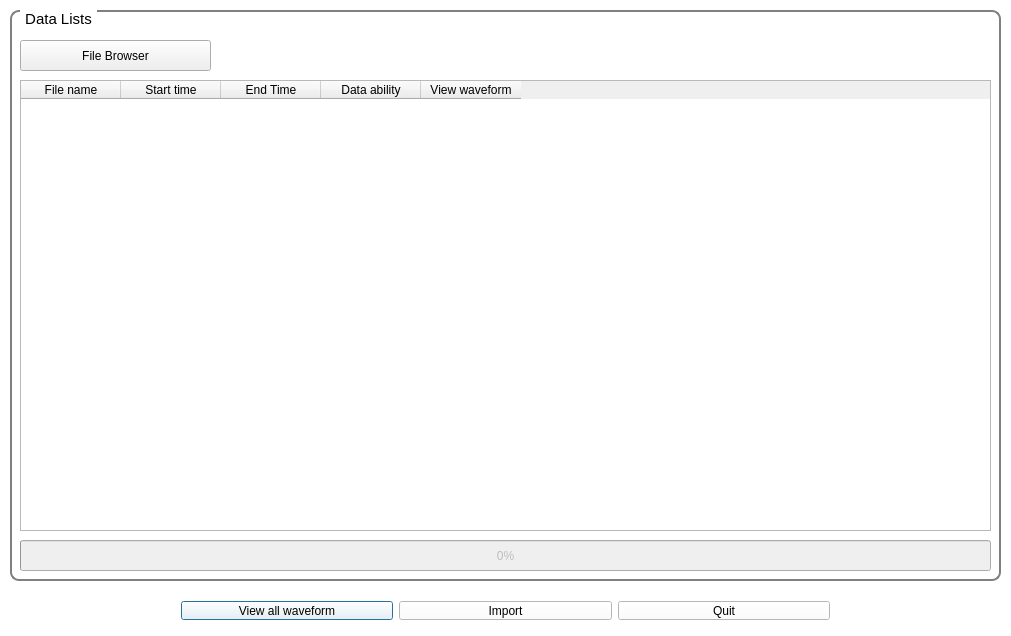
<?xml version="1.0" encoding="UTF-8"?>
<ui version="4.0">
 <class>ImportData</class>
 <widget class="QDialog" name="ImportData">
  <property name="geometry">
   <rect>
    <x>0</x>
    <y>0</y>
    <width>1011</width>
    <height>636</height>
   </rect>
  </property>
  <property name="palette">
   <palette>
    <active>
     <colorrole role="WindowText">
      <brush brushstyle="SolidPattern">
       <color alpha="255">
        <red>0</red>
        <green>0</green>
        <blue>0</blue>
       </color>
      </brush>
     </colorrole>
     <colorrole role="Button">
      <brush brushstyle="SolidPattern">
       <color alpha="255">
        <red>255</red>
        <green>255</green>
        <blue>255</blue>
       </color>
      </brush>
     </colorrole>
     <colorrole role="Light">
      <brush brushstyle="SolidPattern">
       <color alpha="255">
        <red>255</red>
        <green>255</green>
        <blue>255</blue>
       </color>
      </brush>
     </colorrole>
     <colorrole role="Midlight">
      <brush brushstyle="SolidPattern">
       <color alpha="255">
        <red>255</red>
        <green>255</green>
        <blue>255</blue>
       </color>
      </brush>
     </colorrole>
     <colorrole role="Dark">
      <brush brushstyle="SolidPattern">
       <color alpha="255">
        <red>127</red>
        <green>127</green>
        <blue>127</blue>
       </color>
      </brush>
     </colorrole>
     <colorrole role="Mid">
      <brush brushstyle="SolidPattern">
       <color alpha="255">
        <red>170</red>
        <green>170</green>
        <blue>170</blue>
       </color>
      </brush>
     </colorrole>
     <colorrole role="Text">
      <brush brushstyle="SolidPattern">
       <color alpha="255">
        <red>0</red>
        <green>0</green>
        <blue>0</blue>
       </color>
      </brush>
     </colorrole>
     <colorrole role="BrightText">
      <brush brushstyle="SolidPattern">
       <color alpha="255">
        <red>255</red>
        <green>255</green>
        <blue>255</blue>
       </color>
      </brush>
     </colorrole>
     <colorrole role="ButtonText">
      <brush brushstyle="SolidPattern">
       <color alpha="255">
        <red>0</red>
        <green>0</green>
        <blue>0</blue>
       </color>
      </brush>
     </colorrole>
     <colorrole role="Base">
      <brush brushstyle="SolidPattern">
       <color alpha="255">
        <red>255</red>
        <green>255</green>
        <blue>255</blue>
       </color>
      </brush>
     </colorrole>
     <colorrole role="Window">
      <brush brushstyle="SolidPattern">
       <color alpha="255">
        <red>255</red>
        <green>255</green>
        <blue>255</blue>
       </color>
      </brush>
     </colorrole>
     <colorrole role="Shadow">
      <brush brushstyle="SolidPattern">
       <color alpha="255">
        <red>0</red>
        <green>0</green>
        <blue>0</blue>
       </color>
      </brush>
     </colorrole>
     <colorrole role="AlternateBase">
      <brush brushstyle="SolidPattern">
       <color alpha="255">
        <red>255</red>
        <green>255</green>
        <blue>255</blue>
       </color>
      </brush>
     </colorrole>
     <colorrole role="ToolTipBase">
      <brush brushstyle="SolidPattern">
       <color alpha="255">
        <red>255</red>
        <green>255</green>
        <blue>220</blue>
       </color>
      </brush>
     </colorrole>
     <colorrole role="ToolTipText">
      <brush brushstyle="SolidPattern">
       <color alpha="255">
        <red>0</red>
        <green>0</green>
        <blue>0</blue>
       </color>
      </brush>
     </colorrole>
    </active>
    <inactive>
     <colorrole role="WindowText">
      <brush brushstyle="SolidPattern">
       <color alpha="255">
        <red>0</red>
        <green>0</green>
        <blue>0</blue>
       </color>
      </brush>
     </colorrole>
     <colorrole role="Button">
      <brush brushstyle="SolidPattern">
       <color alpha="255">
        <red>255</red>
        <green>255</green>
        <blue>255</blue>
       </color>
      </brush>
     </colorrole>
     <colorrole role="Light">
      <brush brushstyle="SolidPattern">
       <color alpha="255">
        <red>255</red>
        <green>255</green>
        <blue>255</blue>
       </color>
      </brush>
     </colorrole>
     <colorrole role="Midlight">
      <brush brushstyle="SolidPattern">
       <color alpha="255">
        <red>255</red>
        <green>255</green>
        <blue>255</blue>
       </color>
      </brush>
     </colorrole>
     <colorrole role="Dark">
      <brush brushstyle="SolidPattern">
       <color alpha="255">
        <red>127</red>
        <green>127</green>
        <blue>127</blue>
       </color>
      </brush>
     </colorrole>
     <colorrole role="Mid">
      <brush brushstyle="SolidPattern">
       <color alpha="255">
        <red>170</red>
        <green>170</green>
        <blue>170</blue>
       </color>
      </brush>
     </colorrole>
     <colorrole role="Text">
      <brush brushstyle="SolidPattern">
       <color alpha="255">
        <red>0</red>
        <green>0</green>
        <blue>0</blue>
       </color>
      </brush>
     </colorrole>
     <colorrole role="BrightText">
      <brush brushstyle="SolidPattern">
       <color alpha="255">
        <red>255</red>
        <green>255</green>
        <blue>255</blue>
       </color>
      </brush>
     </colorrole>
     <colorrole role="ButtonText">
      <brush brushstyle="SolidPattern">
       <color alpha="255">
        <red>0</red>
        <green>0</green>
        <blue>0</blue>
       </color>
      </brush>
     </colorrole>
     <colorrole role="Base">
      <brush brushstyle="SolidPattern">
       <color alpha="255">
        <red>255</red>
        <green>255</green>
        <blue>255</blue>
       </color>
      </brush>
     </colorrole>
     <colorrole role="Window">
      <brush brushstyle="SolidPattern">
       <color alpha="255">
        <red>255</red>
        <green>255</green>
        <blue>255</blue>
       </color>
      </brush>
     </colorrole>
     <colorrole role="Shadow">
      <brush brushstyle="SolidPattern">
       <color alpha="255">
        <red>0</red>
        <green>0</green>
        <blue>0</blue>
       </color>
      </brush>
     </colorrole>
     <colorrole role="AlternateBase">
      <brush brushstyle="SolidPattern">
       <color alpha="255">
        <red>255</red>
        <green>255</green>
        <blue>255</blue>
       </color>
      </brush>
     </colorrole>
     <colorrole role="ToolTipBase">
      <brush brushstyle="SolidPattern">
       <color alpha="255">
        <red>255</red>
        <green>255</green>
        <blue>220</blue>
       </color>
      </brush>
     </colorrole>
     <colorrole role="ToolTipText">
      <brush brushstyle="SolidPattern">
       <color alpha="255">
        <red>0</red>
        <green>0</green>
        <blue>0</blue>
       </color>
      </brush>
     </colorrole>
    </inactive>
    <disabled>
     <colorrole role="WindowText">
      <brush brushstyle="SolidPattern">
       <color alpha="255">
        <red>0</red>
        <green>0</green>
        <blue>0</blue>
       </color>
      </brush>
     </colorrole>
     <colorrole role="Button">
      <brush brushstyle="SolidPattern">
       <color alpha="255">
        <red>255</red>
        <green>255</green>
        <blue>255</blue>
       </color>
      </brush>
     </colorrole>
     <colorrole role="Light">
      <brush brushstyle="SolidPattern">
       <color alpha="255">
        <red>255</red>
        <green>255</green>
        <blue>255</blue>
       </color>
      </brush>
     </colorrole>
     <colorrole role="Midlight">
      <brush brushstyle="SolidPattern">
       <color alpha="255">
        <red>255</red>
        <green>255</green>
        <blue>255</blue>
       </color>
      </brush>
     </colorrole>
     <colorrole role="Dark">
      <brush brushstyle="SolidPattern">
       <color alpha="255">
        <red>127</red>
        <green>127</green>
        <blue>127</blue>
       </color>
      </brush>
     </colorrole>
     <colorrole role="Mid">
      <brush brushstyle="SolidPattern">
       <color alpha="255">
        <red>170</red>
        <green>170</green>
        <blue>170</blue>
       </color>
      </brush>
     </colorrole>
     <colorrole role="Text">
      <brush brushstyle="SolidPattern">
       <color alpha="255">
        <red>0</red>
        <green>0</green>
        <blue>0</blue>
       </color>
      </brush>
     </colorrole>
     <colorrole role="BrightText">
      <brush brushstyle="SolidPattern">
       <color alpha="255">
        <red>255</red>
        <green>255</green>
        <blue>255</blue>
       </color>
      </brush>
     </colorrole>
     <colorrole role="ButtonText">
      <brush brushstyle="SolidPattern">
       <color alpha="255">
        <red>0</red>
        <green>0</green>
        <blue>0</blue>
       </color>
      </brush>
     </colorrole>
     <colorrole role="Base">
      <brush brushstyle="SolidPattern">
       <color alpha="255">
        <red>255</red>
        <green>255</green>
        <blue>255</blue>
       </color>
      </brush>
     </colorrole>
     <colorrole role="Window">
      <brush brushstyle="SolidPattern">
       <color alpha="255">
        <red>255</red>
        <green>255</green>
        <blue>255</blue>
       </color>
      </brush>
     </colorrole>
     <colorrole role="Shadow">
      <brush brushstyle="SolidPattern">
       <color alpha="255">
        <red>0</red>
        <green>0</green>
        <blue>0</blue>
       </color>
      </brush>
     </colorrole>
     <colorrole role="AlternateBase">
      <brush brushstyle="SolidPattern">
       <color alpha="255">
        <red>255</red>
        <green>255</green>
        <blue>255</blue>
       </color>
      </brush>
     </colorrole>
     <colorrole role="ToolTipBase">
      <brush brushstyle="SolidPattern">
       <color alpha="255">
        <red>255</red>
        <green>255</green>
        <blue>220</blue>
       </color>
      </brush>
     </colorrole>
     <colorrole role="ToolTipText">
      <brush brushstyle="SolidPattern">
       <color alpha="255">
        <red>0</red>
        <green>0</green>
        <blue>0</blue>
       </color>
      </brush>
     </colorrole>
    </disabled>
   </palette>
  </property>
  <property name="windowTitle">
   <string>Import miniseed data</string>
  </property>
  <widget class="QWidget" name="horizontalLayoutWidget">
   <property name="geometry">
    <rect>
     <x>170</x>
     <y>590</y>
     <width>671</width>
     <height>41</height>
    </rect>
   </property>
   <layout class="QHBoxLayout" name="horizontalLayout">
    <item>
     <widget class="QPushButton" name="viewwaveformButton">
      <property name="text">
       <string>View all waveform</string>
      </property>
     </widget>
    </item>
    <item>
     <widget class="QPushButton" name="genButton">
      <property name="text">
       <string>Import</string>
      </property>
     </widget>
    </item>
    <item>
     <widget class="QPushButton" name="quitButton">
      <property name="text">
       <string>Quit</string>
      </property>
     </widget>
    </item>
   </layout>
  </widget>
  <widget class="QGroupBox" name="groupBox">
   <property name="geometry">
    <rect>
     <x>10</x>
     <y>10</y>
     <width>991</width>
     <height>571</height>
    </rect>
   </property>
   <property name="font">
    <font>
     <pointsize>11</pointsize>
    </font>
   </property>
   <property name="styleSheet">
    <string notr="true">QGroupBox { 
	border: 2px solid gray; 
	border-radius: 9px; 
	margin-top: 0.5em
}

QGroupBox::title {
	subcontrol-origin: margin;
	left: 10px;
	padding: 0 3px 0 3px;
}</string>
   </property>
   <property name="title">
    <string>Data Lists</string>
   </property>
   <widget class="QTableWidget" name="tableWidget">
    <property name="geometry">
     <rect>
      <x>10</x>
      <y>70</y>
      <width>971</width>
      <height>451</height>
     </rect>
    </property>
    <column>
     <property name="text">
      <string>File name</string>
     </property>
    </column>
    <column>
     <property name="text">
      <string>Start time</string>
     </property>
    </column>
    <column>
     <property name="text">
      <string>End Time</string>
     </property>
    </column>
    <column>
     <property name="text">
      <string>Data ability</string>
     </property>
    </column>
    <column>
     <property name="text">
      <string>View waveform</string>
     </property>
    </column>
   </widget>
   <widget class="QProgressBar" name="pb">
    <property name="enabled">
     <bool>false</bool>
    </property>
    <property name="geometry">
     <rect>
      <x>10</x>
      <y>530</y>
      <width>971</width>
      <height>31</height>
     </rect>
    </property>
    <property name="value">
     <number>0</number>
    </property>
   </widget>
   <widget class="QPushButton" name="fileBrowButton">
    <property name="geometry">
     <rect>
      <x>10</x>
      <y>30</y>
      <width>191</width>
      <height>31</height>
     </rect>
    </property>
    <property name="text">
     <string>File Browser</string>
    </property>
   </widget>
  </widget>
  <zorder>groupBox</zorder>
  <zorder>horizontalLayoutWidget</zorder>
 </widget>
 <layoutdefault spacing="6" margin="11"/>
 <tabstops>
  <tabstop>genButton</tabstop>
  <tabstop>quitButton</tabstop>
 </tabstops>
 <resources/>
 <connections/>
</ui>
